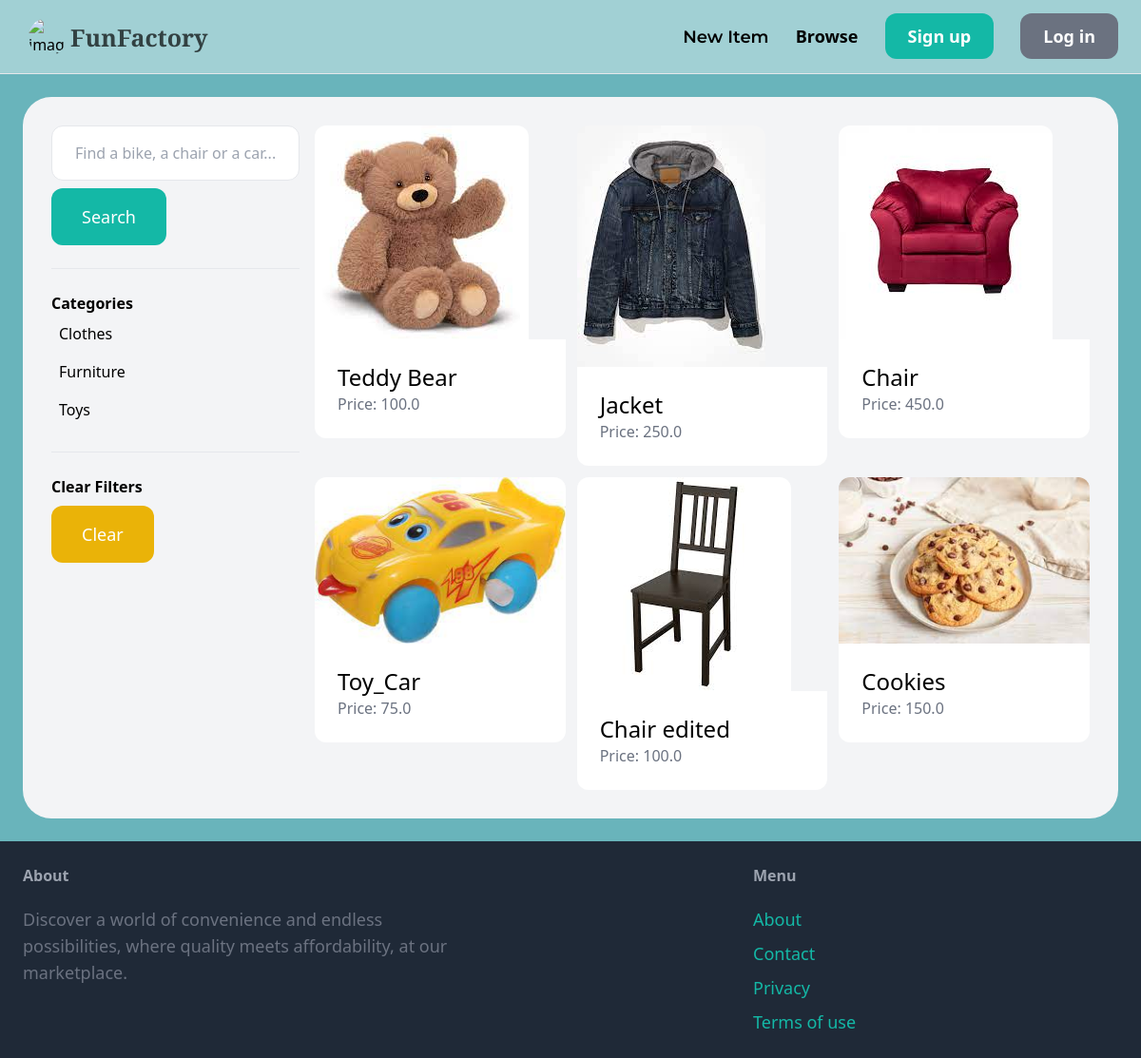
The app's page /items/ with its own data.
### item/models.py (models this page shows, shortened)
class Category(models.Model):
    name = models.CharField(max_length=255)
    class Meta:
        ordering = ('name',)
        verbose_name_plural = 'Categories'

class Item(models.Model):
    category = models.ForeignKey(Category, related_name='items', on_delete=models.CASCADE)
    name = models.CharField(max_length=255)
    description = models.TextField(blank=True, null=True)
    price = models.FloatField()
    image = models.ImageField(upload_to='items_images', blank=True, null=True)
    is_Sold = models.BooleanField(default=False)
    created_by = models.ForeignKey(User, related_name='items', on_delete=models.CASCADE)
    created_at = models.DateTimeField(auto_now_add=True)

### item/views.py (the view)
# urls.py: path('items/', include('item.urls')),
def items(request):
    query = request.GET.get('query','')
    category_id = request.GET.get('category',0)
    categories = Category.objects.all()
    items = Item.objects.filter(is_Sold=False)
    if category_id:
        items = items.filter(category_id=category_id)
    if query:
        items = items.filter(Q(name__icontains=query) |Q(description__icontains=query) )
    return render(request, 'item/items.html', {
        'items': items,
        'query': query,
        'categories': categories,
        'category_id': int(category_id),
    })

### item/templates/item/items.html (shortened to what this page needs)
{% extends 'core/base.html' %}
{% block content %}
    <div class="pb-6 grid grid-cols-4 gap-4 bg-gray-100" style="border-radius: 30px; padding: 30px 30px;">
        <div class="col-span-1">
            <form method="get" action="{% url 'item:items' %}">
                <input name="query" class="w-full py-4 px-6 border rounded-xl" type="text" value="{{ query }}" placeholder="Find a bike, a chair or a car...">
                <button class="mt-2 py-4 px-8 text-lg bg-teal-500 text-white rounded-xl">Search</button>
            </form>
            <hr class="my-6">
            <p class="font-semibold">Categories</p>
            <ul>
                {% for category in categories %}
                    <li class="py-2 px-2 rounded-xl{% if category.id == category_id %} bg-gray-200{% endif %}">
                        <a href="{% url 'item:items' %}?query={{ query }}&category={{ category.id }}">{{ category.name }}</a>
                    </li>
                {% endfor %}
            </ul>
            <hr class="my-6">
            <p class="font-semibold">Clear Filters</p>
            <ul>
                <li>
                    <a href="{% url 'item:items' %}" class="mt-2 py-4 px-8 inline-block bg-yellow-500 text-lg rounded-xl text-white">Clear</a>
                </li>
            </ul>
        </div>
        <div class="col-span-3">
            <div class="grid grid-cols-3 gap-3">
                {% for item in items %}
                    <div>
                        <a href="{% url 'item:detail' item.id %}">
                            <div>
                                <img src="{{ item.image.url }}" class="rounded-t-xl">
                            </div>
                            <div class="p-6 bg-white rounded-b-xl">
                                <h2 class="text-2xl">{{ item.name }}</h2>
                                <p class="text-gray-500">Price: {{ item.price }}</p>
                            </div>
                        </a>
                    </div>
                {% endfor %}
            </div>
        </div>
    </div>
{% endblock %}

### records on screen
Category: name "Clothes"
Category: name "Furniture"
Category: name "Toys"
Item: image (picture), name "Teddy Bear", price "100.0"
Item: image (picture), name "Jacket", price "250.0"
Item: image (picture), name "Chair", price "450.0"
Item: image (picture), name "Toy_Car", price "75.0"
Item: image (picture), name "Chair edited", price "100.0"
Item: image (picture), name "Cookies", price "150.0"
